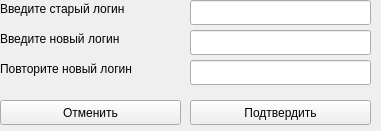
   <widget class="QWidget" name="widget_6" native="true">
    <property name="geometry">
     <rect>
      <x>410</x>
      <y>420</y>
      <width>381</width>
      <height>131</height>
     </rect>
    </property>
    <property name="autoFillBackground">
     <bool>true</bool>
    </property>
    <widget class="QLineEdit" name="lineEdit_19">
     <property name="geometry">
      <rect>
       <x>190</x>
       <y>30</y>
       <width>181</width>
       <height>25</height>
      </rect>
     </property>
    </widget>
    <widget class="QLabel" name="label_45">
     <property name="geometry">
      <rect>
       <x>0</x>
       <y>0</y>
       <width>181</width>
       <height>17</height>
      </rect>
     </property>
     <property name="text">
      <string>Введите старый логин</string>
     </property>
    </widget>
    <widget class="QPushButton" name="pushButton_20">
     <property name="geometry">
      <rect>
       <x>190</x>
       <y>100</y>
       <width>181</width>
       <height>25</height>
      </rect>
     </property>
     <property name="cursor">
      <cursorShape>PointingHandCursor</cursorShape>
     </property>
     <property name="text">
      <string>Подтвердить</string>
     </property>
    </widget>
    <widget class="QLineEdit" name="lineEdit_20">
     <property name="geometry">
      <rect>
       <x>190</x>
       <y>0</y>
       <width>181</width>
       <height>25</height>
      </rect>
     </property>
    </widget>
    <widget class="QPushButton" name="pushButton_21">
     <property name="geometry">
      <rect>
       <x>0</x>
       <y>100</y>
       <width>181</width>
       <height>25</height>
      </rect>
     </property>
     <property name="cursor">
      <cursorShape>PointingHandCursor</cursorShape>
     </property>
     <property name="text">
      <string>Отменить</string>
     </property>
    </widget>
    <widget class="QLineEdit" name="lineEdit_21">
     <property name="geometry">
      <rect>
       <x>190</x>
       <y>60</y>
       <width>181</width>
       <height>25</height>
      </rect>
     </property>
    </widget>
    <widget class="QLabel" name="label_46">
     <property name="geometry">
      <rect>
       <x>0</x>
       <y>60</y>
       <width>191</width>
       <height>17</height>
      </rect>
     </property>
     <property name="text">
      <string>Повторите новый логин</string>
     </property>
    </widget>
    <widget class="QLabel" name="label_47">
     <property name="geometry">
      <rect>
       <x>0</x>
       <y>30</y>
       <width>171</width>
       <height>17</height>
      </rect>
     </property>
     <property name="text">
      <string>Введите новый логин</string>
     </property>
    </widget>
   </widget>
